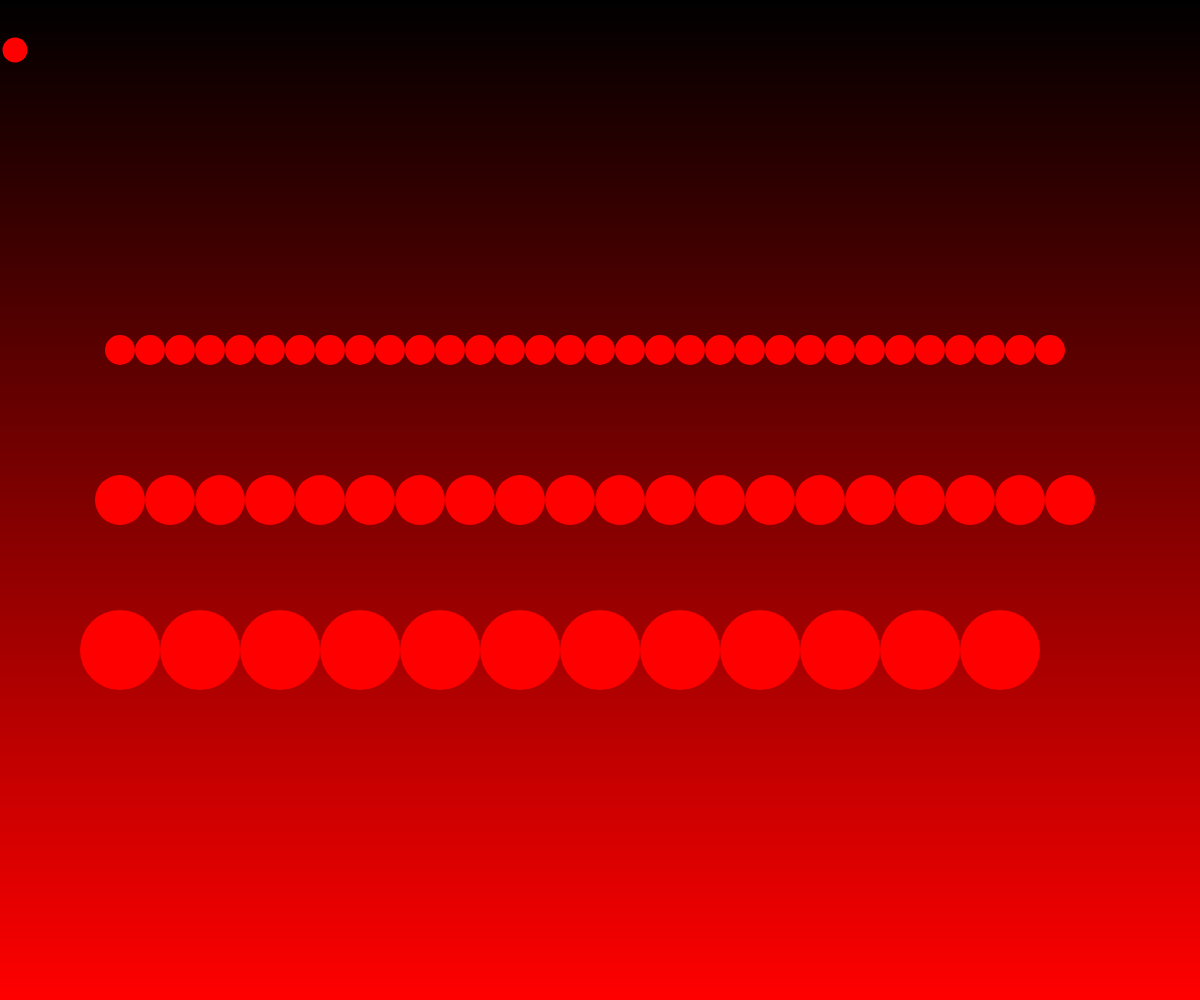
Frame 1 (no input)
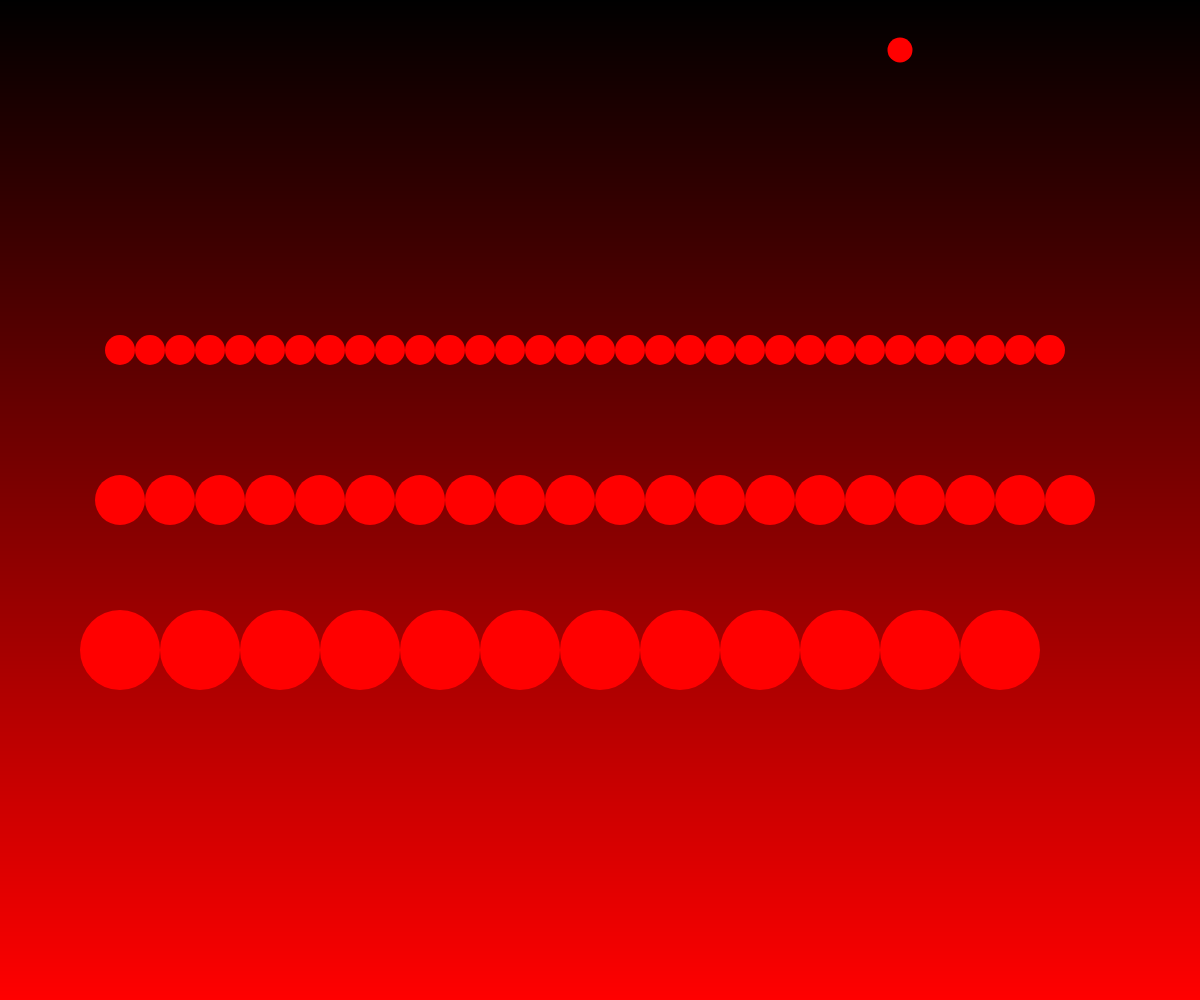
Frame 60 (no input)
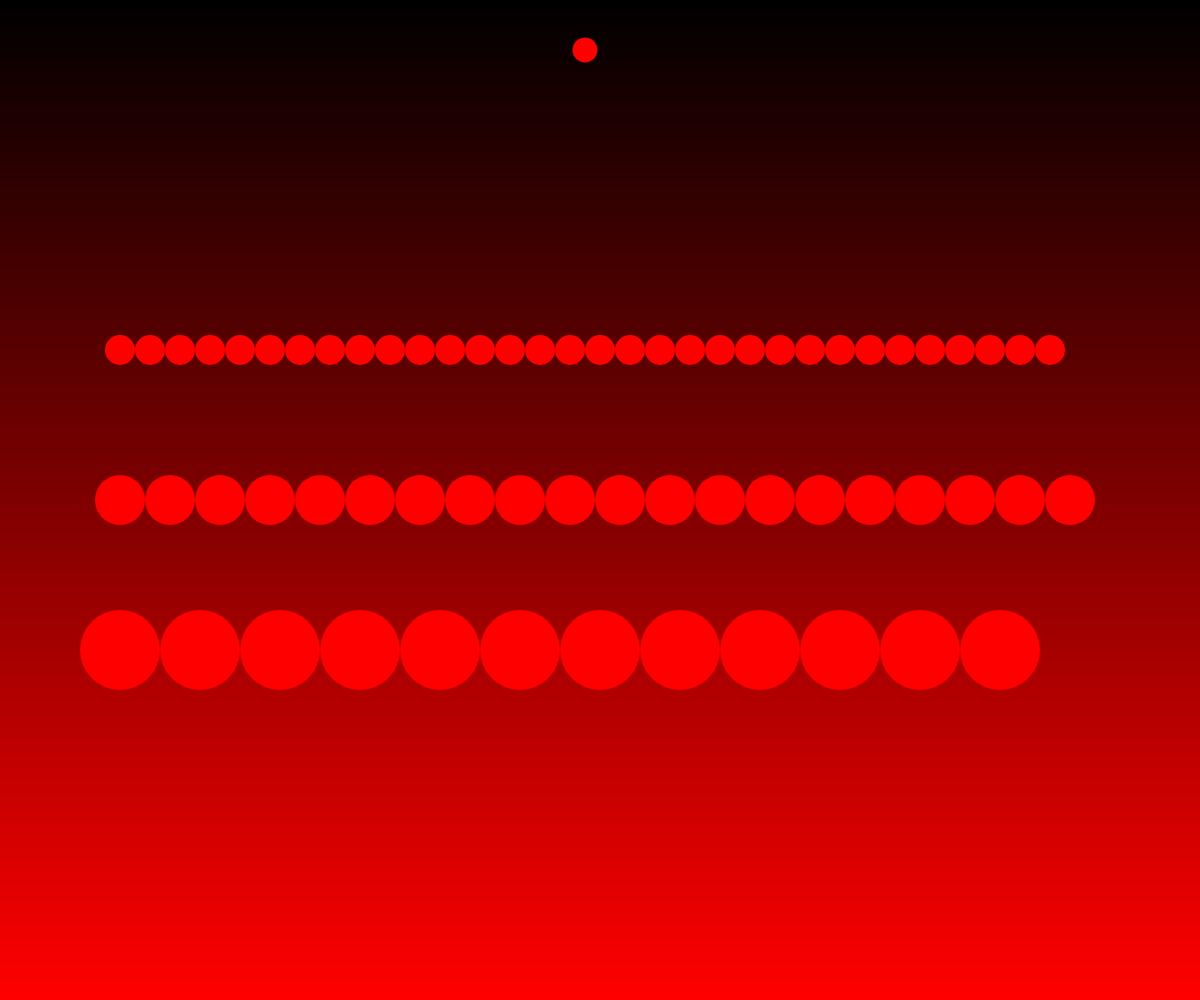
Frame 120 (the mouse pressed at the canvas centre since frame 60)

The p5.js sketch that drew these frames (run headless with seeded random() and noise() and a simulated clock; from frame 60 on, the mouse is pressed at the canvas centre):

// p5.js sketch
// ── sketch.js
// Project Title
// Your Name
// Date
//
// Extra for Experts:
// - describe what you did to take this project "above and beyond"

let cx = 0;


function setup() {
  createCanvas(windowWidth, windowHeight);
}

function draw() {
  background(220);
  gradient()
  movingball();
  circleline(height*0.35, 30);
  circleline(height/2, 50);
  circleline(height*0.65, 80);
  
}

function movingball(){
  cx += 15;
  if(cx > width){
    cx = 0;
  }
  circle(cx,50,25);
}

function circleline(y,size){
  let xstart = width * 0.1;
  let xend = width *0.9;

  for( let x = xstart; x < xend; x += size){
    circle(x,y,size)
  }
}

function gradient(){
  let h = 1;
  let y = 0;
  while (y < height){
    noStroke();
    let value = map(y,0,height,0,255);
    fill(value, 0, 0);
    rect(0,y,width,h);
    y += h;
  }
}
